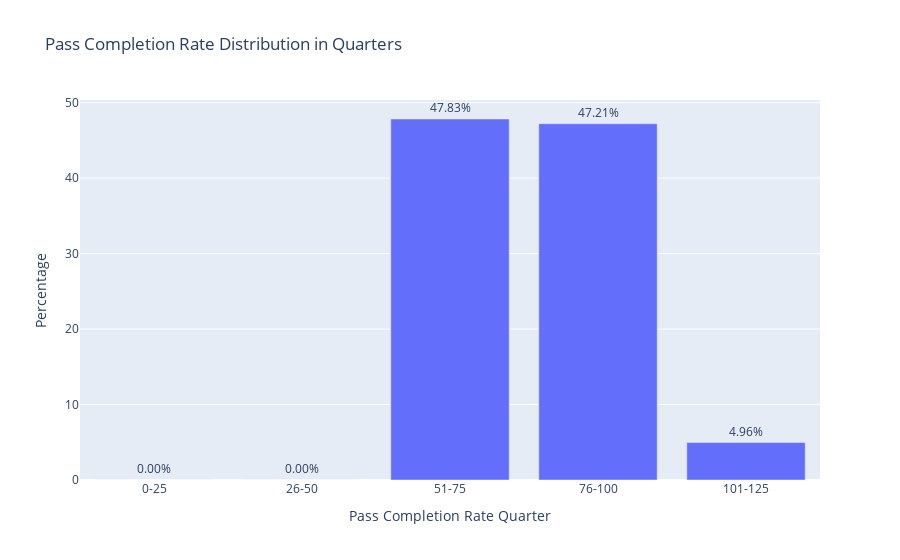

The cell this chart's notebook holds for it:
### Code cell
import pandas as pd
import plotly.express as px

# Assuming df is your DataFrame and it has the 'PassCompletionRate' column

# Define the bins and labels for quarters
bins = [0, 25, 50, 75, 100, 125]
labels = ['0-25', '26-50', '51-75', '76-100', '101-125']

# Create a new column to categorize PassCompletionRate into quarters
df['PassCompletionRateQuarter'] = pd.cut(df['PassCompletionRate'], bins=bins, labels=labels, include_lowest=True)

# Calculate the count of PassCompletionRate values in each quarter
pass_completion_rate_counts = df['PassCompletionRateQuarter'].value_counts().sort_index()

# Calculate the percentage of PassCompletionRate values falling within each quarter
pass_completion_rate_percentages = (pass_completion_rate_counts / pass_completion_rate_counts.sum()) * 100

# Create a bar chart using Plotly
fig = px.bar(x=pass_completion_rate_percentages.index, y=pass_completion_rate_percentages.values,
             labels={'x': 'Pass Completion Rate Quarter', 'y': 'Percentage'},
             title='Pass Completion Rate Distribution in Quarters',
             text=pass_completion_rate_percentages.values)

# Update layout for better visualization
fig.update_layout(xaxis_title='Pass Completion Rate Quarter', yaxis_title='Percentage')
fig.update_traces(texttemplate='%{text:.2f}%', textposition='outside')

# Show the plot
fig.show()

### Figure 1 — Plotly figure (JSON) as saved in the notebook; plotly's stock layout.template omitted (floating-point values rounded to 4 significant figures)
{"data": [{"alignmentgroup": "True", "hovertemplate": "Pass Completion Rate Quarter=%{x}<br>Percentage=%{y}<br>text=%{text}<extra></extra>", "legendgroup": "", "marker": {"color": "#636efa", "pattern": {"shape": ""}}, "name": "", "offsetgroup": "", "orientation": "v", "showlegend": false, "text": [0, 0, 47.83, 47.21, 4.955], "textposition": "outside", "texttemplate": "%{text:.2f}%", "type": "bar", "x": ["0-25", "26-50", "51-75", "76-100", "101-125"], "xaxis": "x", "y": [0, 0, 47.83, 47.21, 4.955], "yaxis": "y"}], "layout": {"barmode": "relative", "legend": {"tracegroupgap": 0}, "title": {"text": "Pass Completion Rate Distribution in Quarters"}, "xaxis": {"anchor": "y", "domain": [0, 1], "title": {"text": "Pass Completion Rate Quarter"}}, "yaxis": {"anchor": "x", "domain": [0, 1], "title": {"text": "Percentage"}}}}
